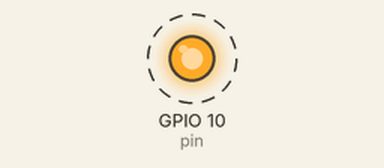
The program below on a simulated Raspberry Pi (BCM pin numbers). Parts: output pins drawn as LEDs (lit = HIGH). Dashed ring = blinking.

Above: at 0.5 s.
Timing chart, 0 to 4.6 s (numbered marks = the images above):
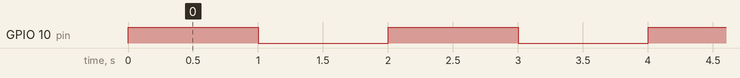

The program:

laser.py
```python
import time
import RPi.GPIO as GPIO

# 设置GPIO模式为BCM
GPIO.setmode(GPIO.BCM)

# 设置GPIO引脚
pin = 10
GPIO.setup(pin, GPIO.OUT)

# 点亮激光头
def turn_on_laser():
    GPIO.output(pin, GPIO.HIGH)

# 关闭激光头
def turn_off_laser():
    GPIO.output(pin, GPIO.LOW)

# 测试代码
while True:
    turn_on_laser()
    time.sleep(1)
    turn_off_laser()
    time.sleep(1)

# 清理GPIO资源
GPIO.cleanup()
```

Measured:
- by itself, GPIO 10 (pin): alternates HIGH for 1.0 s and LOW for 1.0 s
